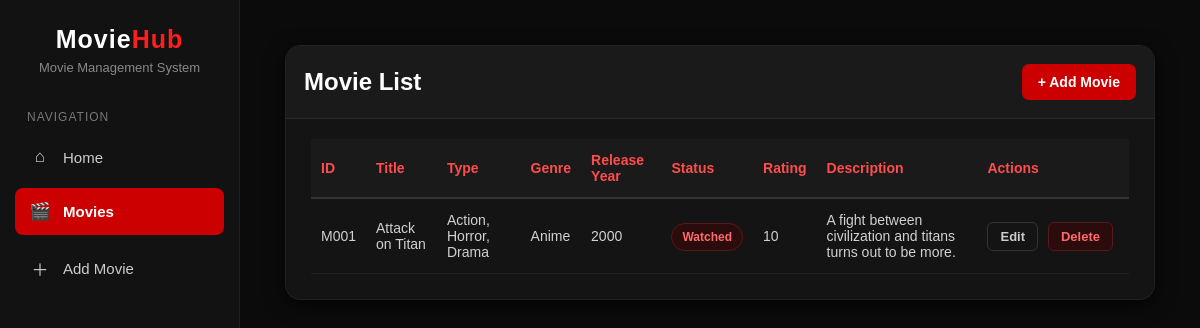
/movie_list/, run on an earlier commit of the app's database.
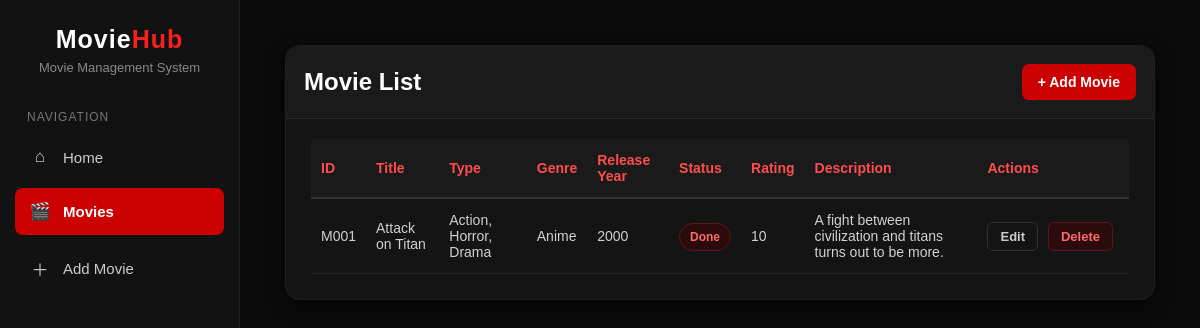
And on a later commit of the database.
### MyApp/models.py (models this page shows, shortened)
class Movie(models.Model):
    title = models.CharField(max_length=100)
    type = models.CharField(max_length=100)
    genre = models.CharField(max_length=100)
    release_year = models.IntegerField()
    status = models.CharField(max_length=100)
    rating = models.IntegerField()
    description = models.CharField(max_length=100)

### MyApp/views.py (the view)
# urls.py: path( 'movie_list/', views.movie_list, name='movie_list'),
def movie_list(request):
    movies = Movie.objects.all()
    context = {
        'movies': movies
    }
    return render(request, 'movieApp/movie_list.html', context)

### MyApp/templates/movieApp/movie_list.html (shortened to what this page needs)
<!DOCTYPE html>
<html lang="en">
<head>
</head>
<body>
    <aside class="sidebar">
        <div class="logo">
            <h1>Movie<span>Hub</span></h1>
            <p>Movie Management System</p>
        </div>
        <p class="nav-title">
            Navigation
        </p>
        <a href="{% url 'landing' %}" class="nav-link">
            <span class="nav-icon">⌂</span>
            <span>Home</span>
        </a>
        <a href="{% url 'movie_list' %}" class="nav-link active">
            <span class="nav-icon">🎬</span>
            <span>Movies</span>
        </a>
        <a href="{% url 'add_movie' %}" class="nav-link">
            <span class="nav-icon">＋</span>
            <span>Add Movie</span>
        </a>
    </aside>
    <main class="main-content">
        <div class="movie-container">
            <div class="header">
                <h2>
                    Movie List
                </h2>
                <a href="{% url 'add_movie' %}" class="add-button">
                    + Add Movie
                </a>
            </div>
            <table>
                <thead>
                    <tr>
                        <th>ID</th>
                        <th>Title</th>
                        <th>Type</th>
                        <th>Genre</th>
                        <th>Release Year</th>
                        <th>Status</th>
                        <th>Rating</th>
                        <th>Description</th>
                        <th>Actions</th>
                    </tr>
                </thead>
                <tbody>
                    {% for movie in movies %}
                    <tr>
                        <td>
                            M{{ movie.id|stringformat:"03d" }}
                        </td>
                        <td>
                            {{ movie.title }}
                        </td>
                        <td>
                            {{ movie.type }}
                        </td>
                        <td>
                            {{ movie.genre }}
                        </td>
                        <td>
                            {{ movie.release_year }}
                        </td>
                        <td>
                            <span class="status">
                                {{ movie.status }}
                            </span>
                        </td>
                        <td>
                            {{ movie.rating }}
                        </td>
                        <td>
                            {{ movie.description }}
                        </td>
                        <td class="actions">
                            <a href="{% url 'edit_movie' movie.id %}" class="action-link edit">Edit</a>
                            <a href="{% url 'delete_movie' movie.id %}" class="action-link delete">Delete</a>
                        </td>
                    </tr>
                    {% endfor %}
                </tbody>
            </table>
        </div>
    </main>
</body>
</html>

What changed in the data, as far as the page shows it:
changed Movie "Attack on Titan": status "Watched" → "Done"
